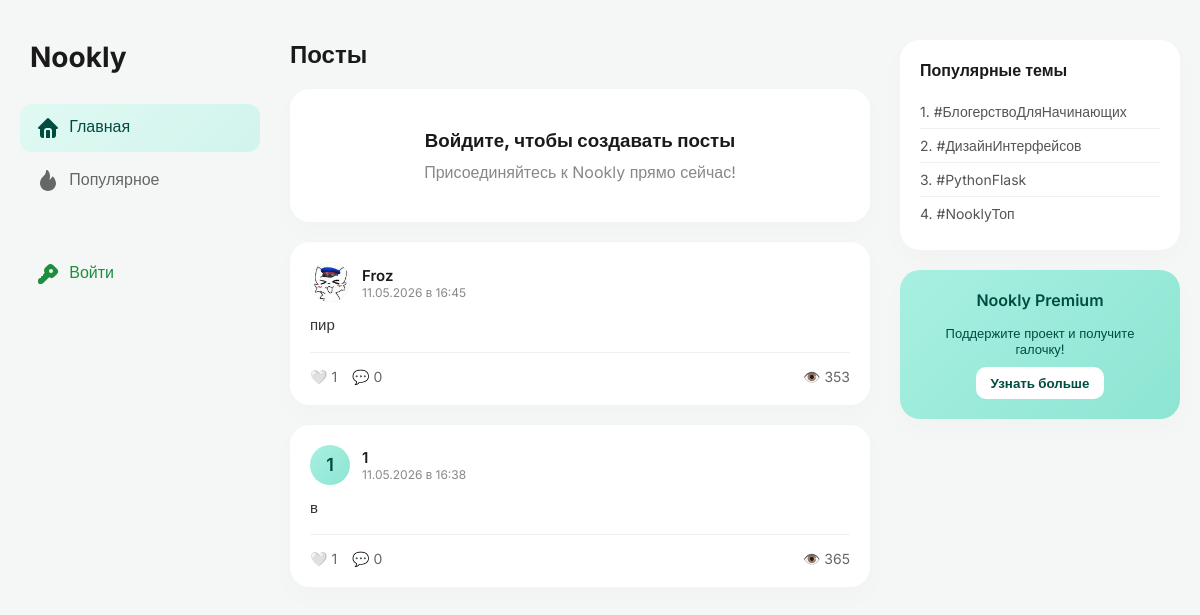
The page / on the database its author committed.
### nookly.py (models this page shows, shortened)
class Post(db.Model):
    id = db.Column(db.Integer, primary_key=True)
    content = db.Column(db.Text, nullable=False)
    image_file = db.Column(db.String(100), nullable=True)
    date_posted = db.Column(db.DateTime, nullable=False, default=datetime.utcnow)
    user_id = db.Column(db.Integer, db.ForeignKey('user.id'), nullable=False)
    views = db.Column(db.Integer, default=0)
    likes = db.relationship('Like', backref='post', lazy=True, cascade="all, delete-orphan")
    comments = db.relationship('Comment', backref='post', lazy=True, cascade="all, delete-orphan")

class User(db.Model, UserMixin):
    id = db.Column(db.Integer, primary_key=True)
    username = db.Column(db.String(50), unique=True, nullable=False)
    password_hash = db.Column(db.String(200), nullable=False)
    avatar = db.Column(db.String(100), nullable=True, default='default_avatar.png')
    bio = db.Column(db.Text, nullable=True, default='')
    date_joined = db.Column(db.DateTime, nullable=False, default=datetime.utcnow)
    posts = db.relationship('Post', backref='author', lazy=True)

### nookly.py (the view)
@app.route('/')
def index():
    sort = request.args.get('sort', 'new')
    page = request.args.get('page', 1, type=int)
    if sort == 'popular':
        query = Post.query.outerjoin(Like).group_by(Post.id).order_by(db.func.count(Like.id).desc(),
                                                                      Post.date_posted.desc())
    else:
        query = Post.query.order_by(Post.date_posted.desc())
    posts_pagination = query.paginate(page=page, per_page=5)
    if page == 1:
        for post in posts_pagination.items:
            post.views += 1
        db.session.commit()
    return render_template('index.html', posts_pagination=posts_pagination, sort=sort)

### templates/index.html (shortened to what this page needs)
<!DOCTYPE html>
<html lang="ru">
<head>
</head>
<body>
<div class="app-container">
    <div class="sidebar">
        <div class="logo">Nookly</div>
        <nav>
            <a href="/?sort=new" class="menu-item {% if sort != 'popular' %}active{% endif %}">
                <span>Главная</span></a>
            <a href="/?sort=popular" class="menu-item {% if sort == 'popular' %}active{% endif %}">
                <span>Популярное</span></a>
            {% if current_user.is_authenticated %}
            <a href="/profile/{{ current_user.username }}" class="menu-item">
                <svg xmlns="http://www.w3.org/2000/svg" width="24" height="24" viewBox="0 0 24 24" fill="currentColor">
                    <path stroke="none" d="M0 0h24v24H0z" fill="none"/>
                    <path d="M12 2a5 5 0 1 1 -5 5l.005 -.217a5 5 0 0 1 4.995 -4.783zm0 18c-4.418 0 -8 -2.015 -8 -4.5s3.582 -4.5 8 -4.5s8 2.015 8 4.5s-3.582 4.5 -8 4.5z"/>
                </svg>
                <span>Профиль</span>
            </a>
            <br><br><a href="/logout" class="menu-item pc-only" style="color: #d93025;">
            <svg xmlns="http://www.w3.org/2000/svg" width="24" height="24" viewBox="0 0 24 24" fill="currentColor">
                <path stroke="none" d="M0 0h24v24H0z" fill="none"/>
                <path d="M12 5a1 1 0 0 1 0 2h-6a1 1 0 0 0 -1 1v10a1 1 0 0 0 1 1h10a1 1 0 0 0 1 -1v-6a1 1 0 0 1 2 0v6a3 3 0 0 1 -3 3h-10a3 3 0 0 1 -3 -3v-10a3 3 0 0 1 3 -3zm3 -2h5l.075 .003l.126 .017l.111 .03l.111 .044l.098 .052l.096 .067l.09 .08q .054 .053 .097 .112l.071 .11l.054 .114l.035 .105l.03 .148l.006 .118v5a1 1 0 0 1 -2 0v-2.586l-7.293 7.293a1 1 0 0 1 -1.414 -1.414l7.291 -7.293h-2.584a1 1 0 0 1 0 -2"/>
            </svg>
            <span>Выйти</span></a>
            {% else %}
            <br><br><a href="/login" class="menu-item pc-only" style="color: #1e8e3e;">
            <span>Войти</span></a>
            {% endif %}
        </nav>
    </div>
    <div class="feed">
        <h1 class="feed-header">Посты</h1>
        {% if current_user.is_authenticated %}
        <div style="margin-bottom: 15px; text-align: right;">
            <a href="/profile/{{ current_user.username }}" class="profile-link-btn">👤 Мой профиль</a>
        </div>
        <form class="card create-post-card" action="/create_post" method="POST" enctype="multipart/form-data">
            <textarea class="create-post-input" name="content" rows="3" placeholder="Что у вас нового, {{ current_user.username }}?"></textarea>
            <div class="file-upload-container">
                <input type="file" name="image" class="file-input" accept="image/*">
                <button type="submit" class="post-btn">Опубликовать</button>
            </div>
        </form>
        {% else %}
        <div class="card login-prompt">
            <h3>Войдите, чтобы создавать посты</h3>
            <p style="color: #888; margin-top: 10px;">Присоединяйтесь к Nookly прямо сейчас!</p>
        </div>
        {% endif %}
        {% for post in posts_pagination.items %}
        <div class="card post-card">
            <div class="post-header">
                {% if post.author.avatar and post.author.avatar != 'default_avatar.png' %}
                <img src="/media/{{ post.author.avatar }}" alt="{{ post.author.username }}" class="avatar">
                {% else %}
                <div class="avatar">{{ post.author.username[0]|upper }}</div>
                {% endif %}
                <div>
                    <a href="/profile/{{ post.author.username }}" class="post-author">{{ post.author.username }}</a>
                    <div class="post-time">{{ post.date_posted.strftime('%d.%m.%Y в %H:%M') }}</div>
                </div>
            </div>
            <div class="post-content">
                {{ post.content }}
            </div>
            <div class="post-actions">
                {% set ns = namespace(liked=false) %}
                {% if current_user.is_authenticated %}
                {% for like in post.likes %}
                {% if like.user_id == current_user.id %}
                {% set ns.liked = true %}
                {% endif %}
                {% endfor %}
                {% endif %}
                {% if current_user.is_authenticated %}
                <a href="/like/{{ post.id }}" class="action-btn {% if ns.liked %}liked{% endif %}">
                    {% if ns.liked %} ❤️ {% else %} 🤍 {% endif %} {{ post.likes|length }}
                </a>
                {% else %}
                <a href="/login" class="action-btn">🤍 {{ post.likes|length }}</a>
                {% endif %}
                <a href="/post/{{ post.id }}" class="action-btn">💬 {{ post.comments|length }}</a>
                <div class="action-btn" style="cursor: default; margin-left: auto;">👁️ {{ post.views }}</div>
            </div>
        </div>
        {% else %}
        <div class="card" style="text-align: center; padding: 40px; color: #888;">
            Пока нет ни одного поста. Станьте первым!
        </div>
        {% endfor %}
    </div>
    <div class="right-sidebar">
        <div class="card">
            <div class="widget-title">Популярные темы</div>
            <div class="topic-item">1. #БлогерствоДляНачинающих</div>
            <div class="topic-item">2. #ДизайнИнтерфейсов</div>
            <div class="topic-item">3. #PythonFlask</div>
            <div class="topic-item">4. #NooklyТоп</div>
        </div>
        <div class="card" style="background: linear-gradient(135deg, #a8f0e1 0%, #8de5d2 100%); text-align: center; border: none;">
            <div class="widget-title" style="color: #004d40;">Nookly Premium</div>
            <p style="font-size: 13px; color: #004d40; margin-bottom: 10px;">Поддержите проект и получите галочку!</p>
            <button style="background: #fff; border: none; padding: 8px 15px; border-radius: 10px; font-weight: bold; color: #004d40; cursor: pointer;">
                Узнать больше
            </button>
        </div>
    </div>
</div>
</body>
</html>

### templates/index.html (style rules this page uses)
* { box-sizing: border-box; margin: 0; padding: 0; font-family: 'Inter', sans-serif; }
body { background-color: #f4f7f6; color: #1a1a1a; }
.app-container { display: grid; grid-template-columns: 240px minmax(400px, 600px) 280px; gap: 30px; max-width: 1200px; margin: 40px auto; padding: 0 20px; align-items: start; transition: all 0.3s ease; }
.card { background: #ffffff; border-radius: 20px; padding: 20px; box-shadow: 0 10px 30px rgba(0,0,0,0.02); margin-bottom: 20px; }
.sidebar { position: sticky; top: 40px; }
.logo { font-size: 28px; font-weight: 700; margin-bottom: 30px; padding-left: 10px; }
.menu-item { display: block; padding: 12px 16px; color: #666; text-decoration: none; font-weight: 500; border-radius: 12px; margin-bottom: 5px; transition: all 0.2s; }
.menu-item:hover, .menu-item.active { background: linear-gradient(135deg, #e0f9f3 0%, #d1f4ec 100%); color: #004d40; }
.feed-header { font-size: 24px; font-weight: 700; margin-bottom: 20px; }
.post-card { transition: transform 0.2s; }
.post-header { display: flex; align-items: center; gap: 12px; margin-bottom: 12px; }
.avatar { width: 40px; height: 40px; background: linear-gradient(135deg, #a8f0e1 0%, #8de5d2 100%); border-radius: 50%; display: flex; align-items: center; justify-content: center; font-weight: 600; color: #004d40; font-size: 18px; object-fit: cover; }
.post-author { font-weight: 600; font-size: 15px; text-decoration: none; color: inherit; }
.post-time { color: #888; font-size: 12px; }
.post-content { font-size: 15px; line-height: 1.5; color: #333; }
.right-sidebar { position: sticky; top: 40px; }
.widget-title { font-weight: 600; margin-bottom: 15px; font-size: 16px; }
.topic-item { padding: 8px 0; color: #555; font-size: 14px; border-bottom: 1px solid #f0f0f0; }
.topic-item:last-child { border-bottom: none; }
.login-prompt { text-align: center; padding: 40px; }
.post-actions { margin-top: 15px; display: flex; gap: 15px; border-top: 1px solid #f0f0f0; padding-top: 15px; }
.action-btn { display: flex; align-items: center; gap: 8px; background: none; border: none; color: #666; font-size: 14px; cursor: pointer; text-decoration: none; transition: color 0.2s; }
.menu-item svg { vertical-align: middle; margin-right: 5px; }

### rows shown on the page
Post: author.avatar (picture), author.username "Froz", date_posted "11.05.2026 в 16:45", content "пир", likes|length "1", comments|length "0", views "353"
Post: author "1", author.username "1", date_posted "11.05.2026 в 16:38", content "в", likes|length "1", comments|length "0", views "365"
